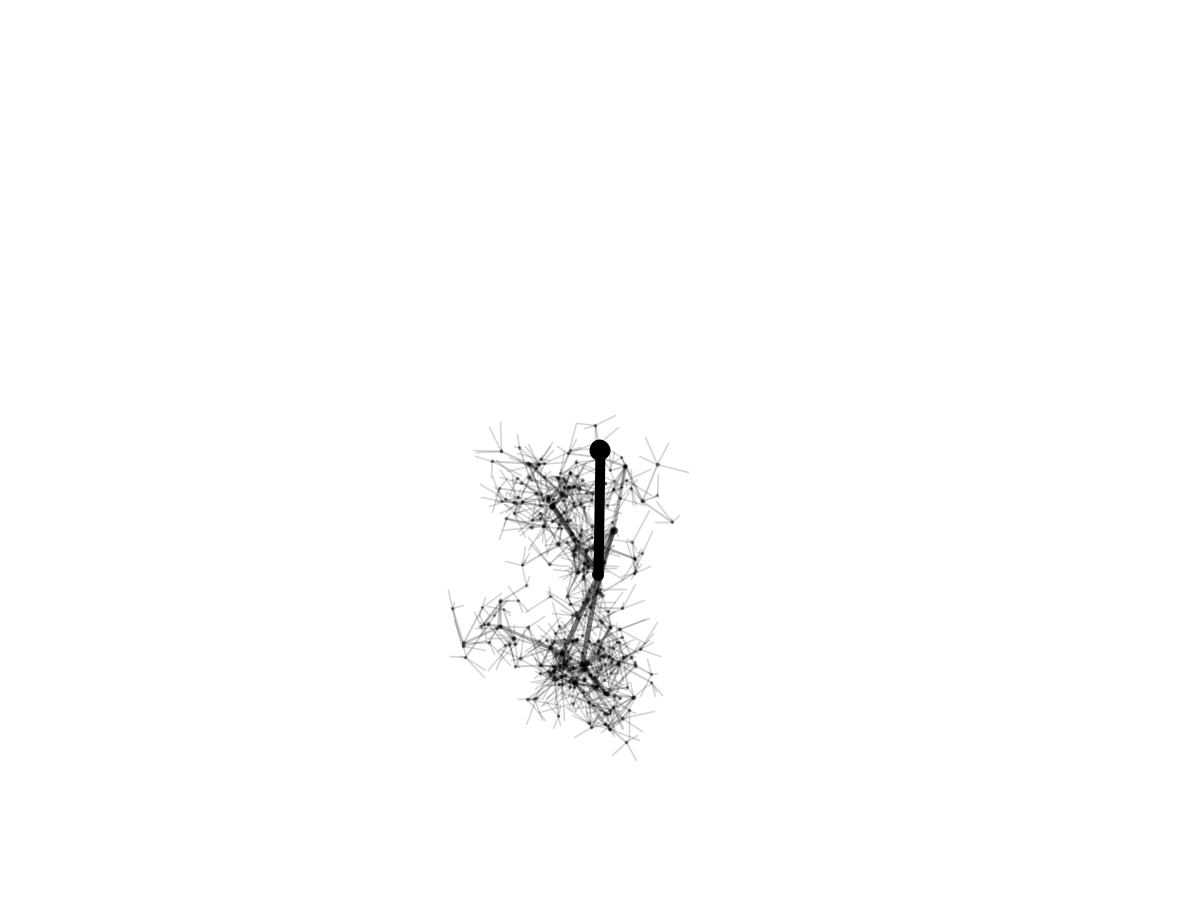
Frame 1 (no input)
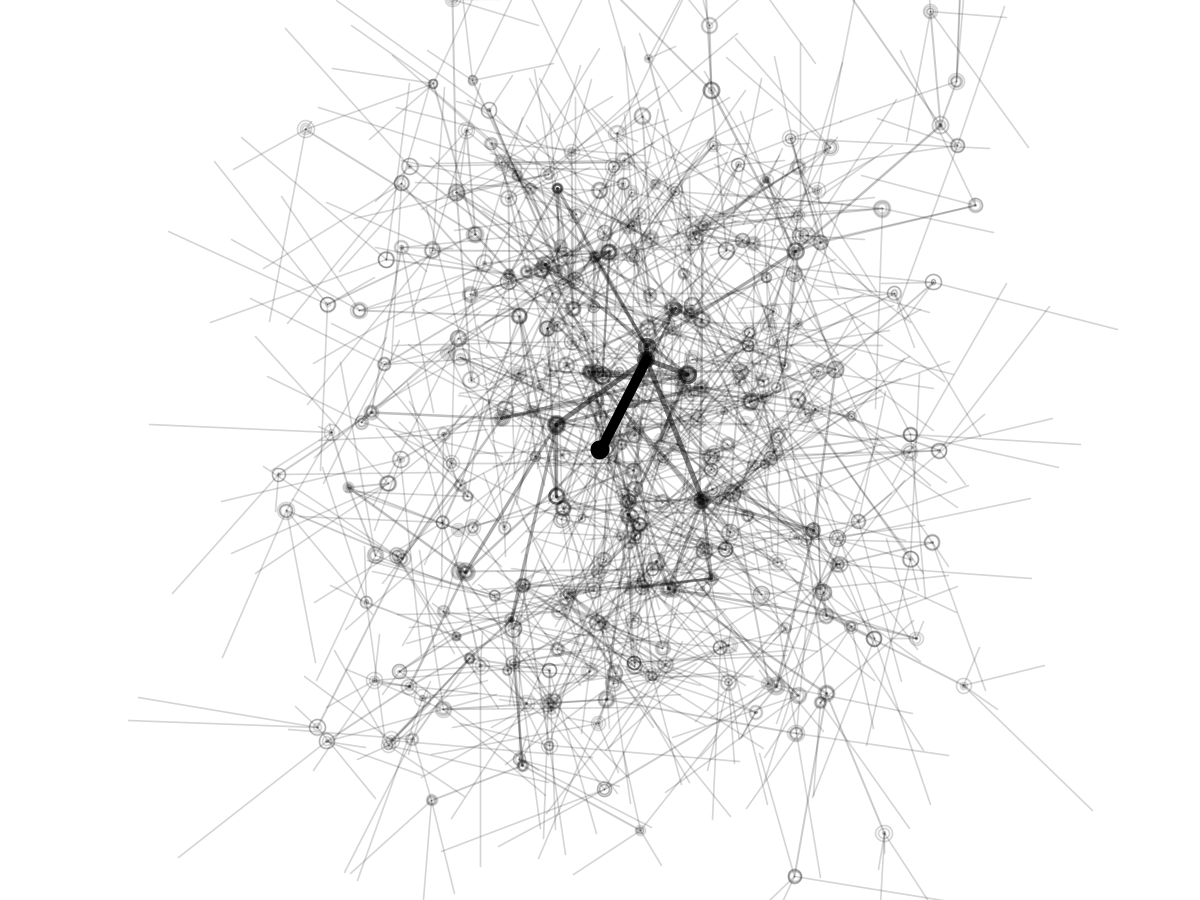
Frame 60 (the mouse pressed at the canvas centre just before this capture)
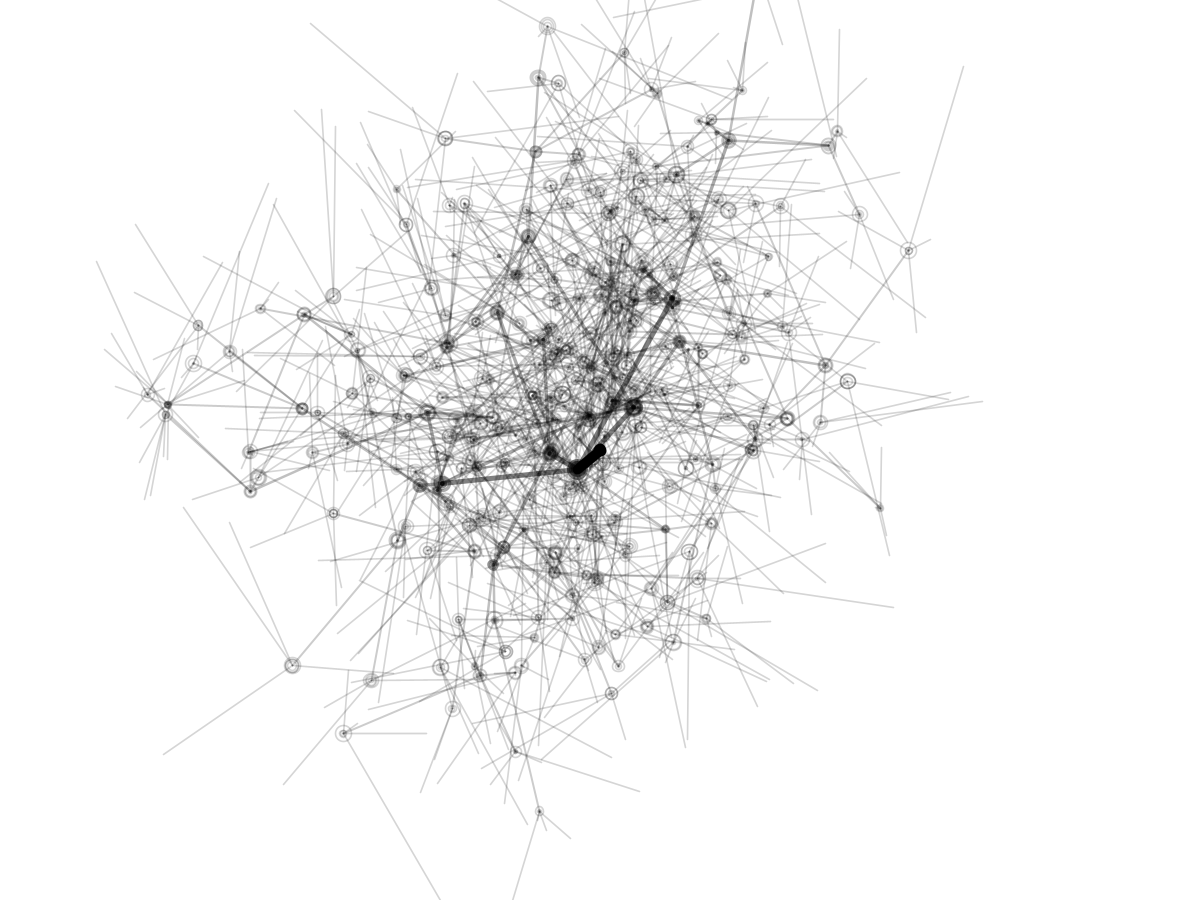
Frame 120 (the mouse held since frame 60 and released just before this capture)

The Processing sketch that drew these frames (run headless with seeded random() and noise(); from frame 60 on, the mouse is pressed at the canvas centre):

// Processing sketch: chapter8
// ── chapter8.pde
int _numChildren = 4;
int _maxLevels = 6;
Branch _trunk;

void setup() {
    size(1200,900);
    background(255);
    noFill();
    smooth();
    newTree();
}

void draw() {
    background(255);
    _trunk.updateMe(width/2, height/2);
    _trunk.drawMe();
}

void newTree() {
    _trunk = new Branch(1, 0, width/2, 50);
    _trunk.drawMe();
}

class Branch {
    float level, index;
    float x, y;
    float endx, endy;
    float strokeW, alph;
    float len, lenChange;
    float rot, rotChange;
    Branch[] children = new Branch[0];

    Branch(float lev, float ind, float ex, float why) {
        level = lev;
        index = ind;
        updateMe(ex, why);
        strokeW = (1/level) * 10;
        alph = 255 / level;
        len = (1/level) * random(200);
        rot = random(360);
        lenChange = random(10) - 5;
        rotChange = random(10) - 5;


        if (level < _maxLevels) {
            children = new Branch[_numChildren];
            for (int x=0; x<_numChildren; x++) {
                children[x] = new Branch(level+1, x, endx, endy);
            }
        }
    }

    void updateMe(float ex, float why) {
        x = ex;
        y = why;

        rot += rotChange;
        if (rot > 360) { rot = 0; }
        else if (rot < 0) { rot = 360; }

        len -= lenChange;
        if (len < 0) { lenChange += -1; }
        else if (len > 200) { lenChange *= -1; }
        
        float radian = radians (rot);
        endx = x + (len * cos(radian));
        endy = y + (len * sin(radian));

        for (int i = 0; i<children.length; i++) {
            children[i].updateMe(endx, endy);
        }
    }

    void drawMe() {
        strokeWeight(strokeW);
        stroke(0, alph);
        line(x, y, endx, endy);
        ellipse(x, y, len/12, len/12);
        for (int i=0; i < children.length; i++) {
            children[i].drawMe();
        }
    }
}
